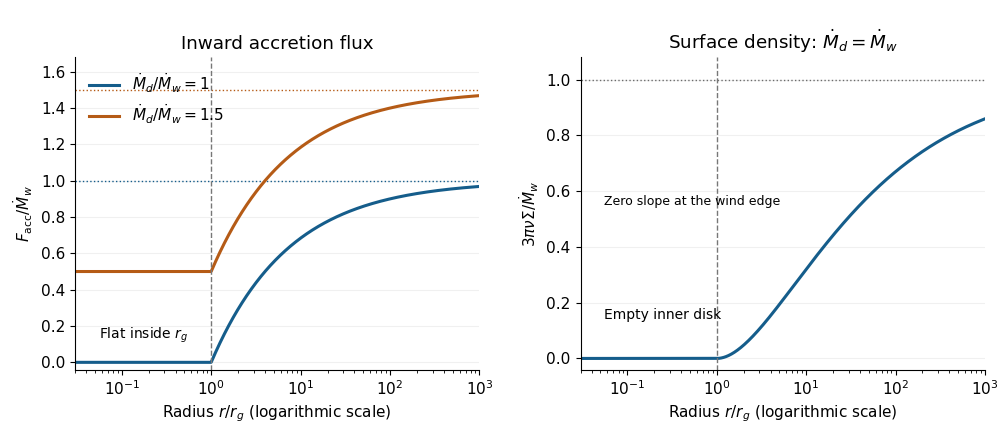

This figure's Python source:
"""Generate the Paper 57 sketches; tested with Python 3.14.4, NumPy 2.3.5, Matplotlib 3.10.7.
Run from the desired output directory. Respect the caller's MPLCONFIGDIR.
"""
from pathlib import Path
import numpy as np
import matplotlib
matplotlib.use('Agg')
import matplotlib.pyplot as plt

def main():
    x=np.geomspace(.03,1e3,1200)
    wind=np.where(x<1,1,x**-.5)
    sigma=np.zeros_like(x);outer=x>=1
    sigma[outer]=1-(1+.5*np.log(x[outer]))/np.sqrt(x[outer])
    plt.rcParams.update({'font.size':11,'axes.spines.top':False,'axes.spines.right':False})
    fig,axes=plt.subplots(1,2,figsize=(10,4.4),dpi=100,facecolor='white')
    for eta,color in [(1,'#155d8b'),(1.5,'#b55b16')]:
        axes[0].semilogx(x,eta-wind,color=color,lw=2.2,label=rf'$\dot M_d/\dot M_w={eta:g}$')
        axes[0].axhline(eta,color=color,ls=':',lw=1)
    axes[0].set_title('Inward accretion flux')
    axes[0].set_ylabel(r'$F_{\rm acc}/\dot M_w$')
    axes[0].set_ylim(-.04,1.68)
    axes[0].legend(loc='upper left',frameon=False)
    axes[0].text(.055,.13,r'Flat inside $r_g$',fontsize=10)
    axes[1].semilogx(x,sigma,color='#155d8b',lw=2.2)
    axes[1].axhline(1,color='#6c6c6c',ls=':',lw=1)
    axes[1].set_title(r'Surface density: $\dot M_d=\dot M_w$')
    axes[1].set_ylabel(r'$3\pi\nu\Sigma/\dot M_w$')
    axes[1].set_ylim(-.04,1.08)
    axes[1].text(.055,.14,'Empty inner disk',fontsize=10)
    axes[1].text(.055,.55,'Zero slope at the wind edge',fontsize=9)
    for ax in axes:
        ax.axvline(1,color='#777777',ls='--',lw=1)
        ax.set_xlabel(r'Radius $r/r_g$ (logarithmic scale)')
        ax.set_xlim(.03,1e3)
        ax.grid(axis='y',alpha=.18)
    fig.subplots_adjust(left=.075,right=.985,bottom=.16,top=.87,wspace=.25)
    fig.savefig(Path.cwd()/'paper-57-photoevaporation-profiles.png',dpi=100,facecolor='white',transparent=False)
    plt.close(fig)

if __name__=='__main__':main()
